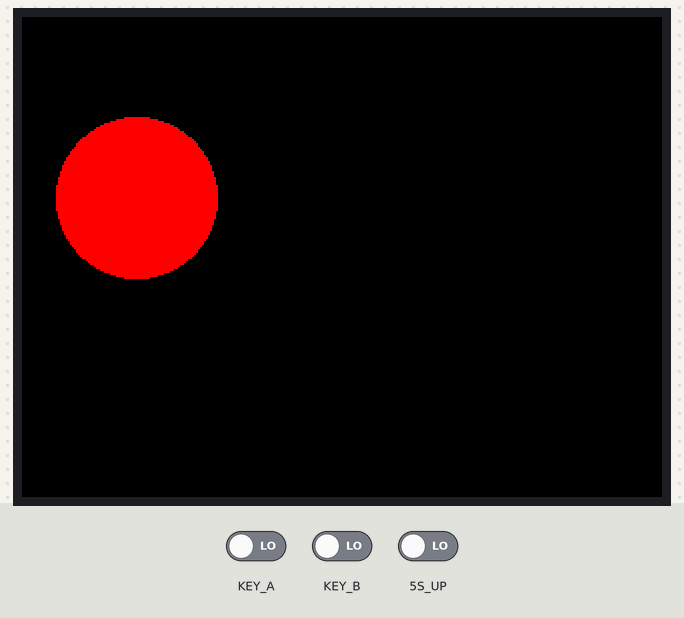
This sketch was run on a simulated Seeed Wio Terminal. Parts: 320×240 colour display. Inputs (shaded band) come from the test bench; at power-on: KEY_A LOW, KEY_B LOW, 5S_UP LOW.

Above: at 1.3 s.
1.4 s: KEY_A driven HIGH
At 2.3 s:
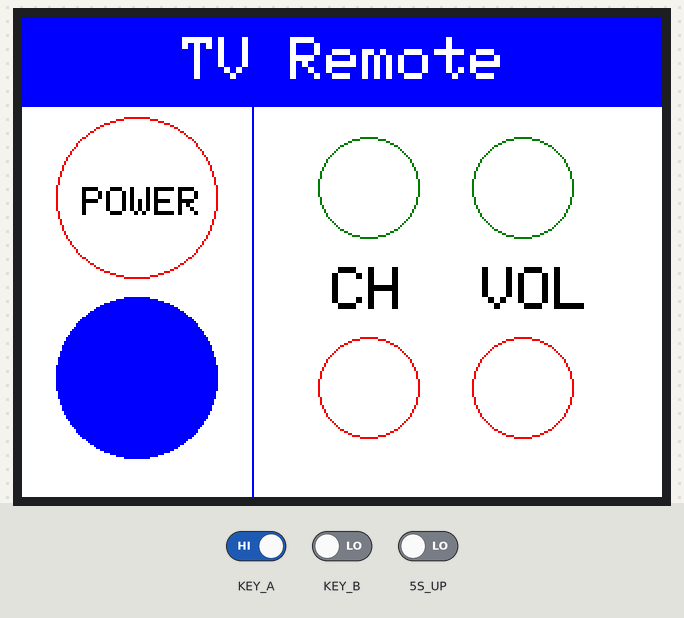
5.7 s: KEY_B driven HIGH
At 7.8 s:
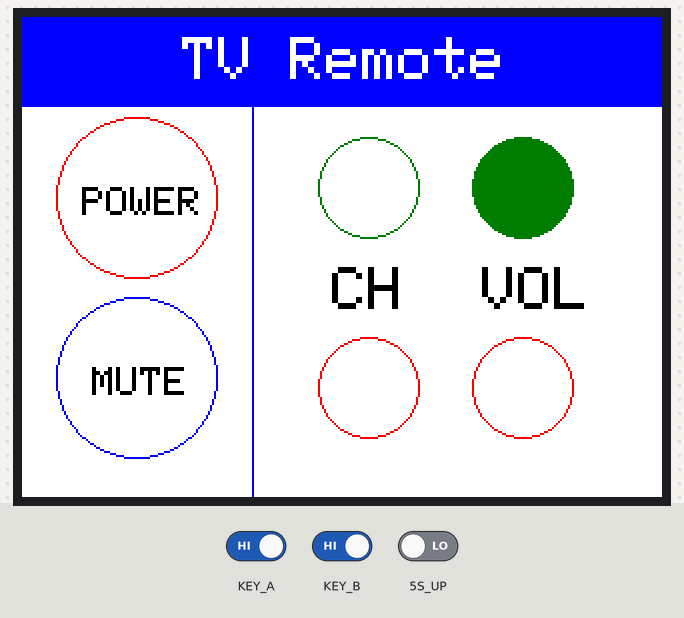
10.5 s: KEY_A driven LOW
At 11.9 s:
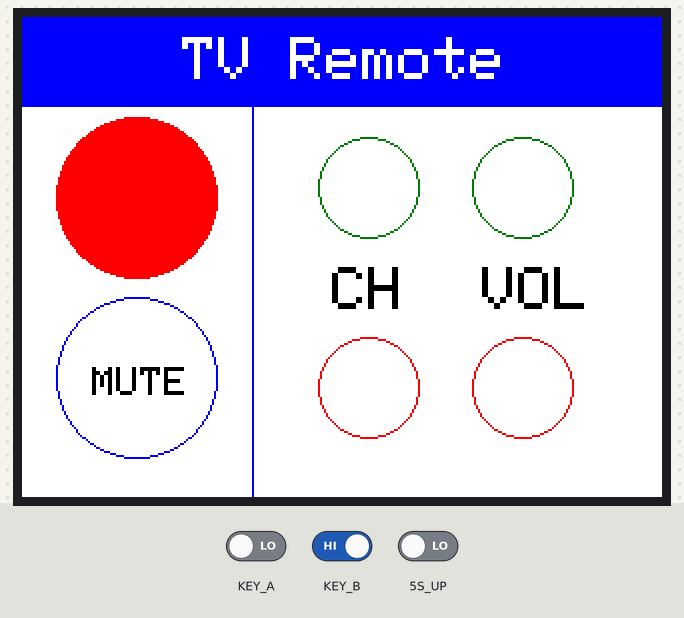
Timing chart, 0 to 13.5 s (numbered marks = the images above; inputs shaded):
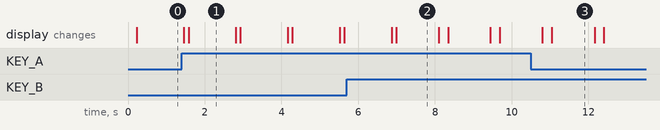

The sketch:

IR_TV_Remote_Final.ino
```cpp
#include "IRremote.h" //IR remote library
#include "TFT_eSPI.h" //TFT LCD library

TFT_eSPI tft; //Initializing TFT LCD library

TFT_eSprite spr = TFT_eSprite(&tft); //Initializing the buffer

IRsend irsend; //Initializing IR Emitter

//raw data arrays

unsigned int  POWER[71] = {9050,4500, 550,550, 600,550, 550,550, 600,550, 550,550, 600,550, 550,550, 600,550, 550,1700, 550,1700, 550,1700, 600,1650, 550,1700, 600,1650, 600,500, 600,1650, 600,1650, 600,550, 600,1650, 600,1650, 600,500, 600,550, 600,500, 600,550, 600,550, 550,1700, 550,550, 600,550, 550,1700, 550,1700, 550,1700, 550,1700, 550,41050, 9050,2250, 600};

unsigned int  MUTE[71] = {9050,4500, 550,550, 600,550, 550,550, 600,550, 550,550, 600,550, 550,550, 600,550, 550,1700, 600,1650, 550,1700, 600,1650, 600,1650, 600,1650, 600,500, 600,1650, 600,550, 600,1650, 600,1650, 600,1650, 600,500, 600,550, 600,500, 600,550, 600,1650, 600,500, 600,550, 600,500, 600,1650, 600,1700, 550,1700, 550,1700, 550,41050, 9050,2250, 600};

unsigned int  VOLUP[71] = {9050,4450, 600,550, 600,550, 550,550, 600,550, 550,550, 600,550, 550,550, 600,550, 600,1650, 600,1650, 550,1700, 600,1650, 600,1650, 600,1650, 600,500, 600,1650, 600,550, 600,500, 600,1650, 600,550, 600,500, 600,550, 600,1650, 600,500, 600,1650, 600,1650, 600,550, 600,1650, 600,1650, 600,1650, 600,500, 600,1650, 600,41350, 9050,2250, 550};

unsigned int  VOLDOWN[71] = {9050,4500, 600,550, 550,550, 600,550, 550,550, 600,550, 600,500, 600,550, 550,550, 600,1650, 600,1650, 600,1650, 600,1650, 600,1650, 600,1650, 600,550, 600,1650, 600,1650, 600,1650, 600,500, 600,550, 600,500, 600,550, 600,1650, 600,500, 600,550, 600,500, 600,1650, 600,1650, 600,1650, 600,1700, 550,550, 600,1650, 600,41050, 9050,2200, 600};

unsigned int  CHUP[71] = {9100,4450, 600,550, 600,500, 600,550, 600,500, 600,550, 550,550, 600,550, 550,550, 600,1650, 600,1650, 600,1700, 550,1700, 550,1700, 550,1700, 550,550, 550,1700, 600,550, 550,550, 600,550, 550,1700, 550,1700, 550,550, 600,550, 550,550, 600,1650, 600,1650, 600,1650, 600,550, 550,550, 600,1650, 600,1650, 600,1650, 600,41050, 9050,2250, 600};

unsigned int  CHDOWN[71] = {9050,4500, 600,500, 600,550, 600,500, 600,550, 600,500, 600,550, 600,500, 600,550, 600,1650, 600,1650, 600,1650, 600,1650, 600,1650, 600,1650, 600,550, 550,1700, 550,1700, 550,550, 600,550, 550,1700, 550,1700, 550,550, 600,550, 550,550, 600,550, 550,1700, 550,1700, 550,550, 600,550, 600,1650, 600,1650, 600,1650, 600,41150, 9050,2250, 600};


void setup() {
  //Configuring the buttons and the 5-way switch as inputs
  pinMode(WIO_KEY_A, INPUT);
  pinMode(WIO_KEY_B, INPUT);
  pinMode(WIO_5S_UP, INPUT);
  pinMode(WIO_5S_DOWN, INPUT);
  pinMode(WIO_5S_LEFT, INPUT);
  pinMode(WIO_5S_RIGHT, INPUT);

  tft.begin(); //LCD initialization
  tft.setRotation(3); //Setting LCD rotation
  spr.createSprite(TFT_HEIGHT,TFT_WIDTH); //Creating the buffer

  spr.fillSprite(TFT_WHITE); //Setting Background color

  //Creating "TV Remote" title
  spr.fillRect(0,0,320,45,TFT_BLUE); //Drawing rectangle with blue fill
  spr.setTextSize(3); //Setting text size
  spr.setTextColor(TFT_WHITE); //Setting text color
  spr.drawString("TV Remote",80,10); //Drawing text string

  //Draw power button
  spr.setTextSize(2);
  spr.setTextColor(TFT_BLACK);
  spr.drawCircle(57,90,40,TFT_RED); //Drawing circle with red outline
  spr.drawString("POWER",30,85);

  //Draw mute button
  spr.drawCircle(57,180,40,TFT_BLUE);
  spr.drawString("MUTE",35,175);

  //Draw verticle line
  spr.drawFastVLine(115,0,240,TFT_BLUE);

  //Draw channel buttons
  spr.setTextSize(3);
  spr.drawString("CH",155,125);
  spr.drawCircle(173,85,25,TFT_DARKGREEN);
  spr.drawCircle(173,185,25,TFT_RED);

  //Draw volume buttons
  spr.drawString("VOL",230,125);
  spr.drawCircle(250,85,25,TFT_DARKGREEN);
  spr.drawCircle(250,185,25,TFT_RED);


}

void loop() {
  //power button
  if (digitalRead(WIO_KEY_A) == LOW){ //Detecting the button press
    irsend.sendRaw(POWER,71,38); //Pass the array, array length, carrier frequency
    tft.fillCircle(57,90,40,TFT_RED); //Fill circle with red color
    delay(1000);
  }
  //mute button
  else if(digitalRead(WIO_KEY_B) == LOW){
    irsend.sendRaw(MUTE,71,38);
    tft.fillCircle(57,180,40,TFT_BLUE);
    delay(1000);
  }
  //volume up switch
  else if(digitalRead(WIO_5S_UP) == LOW){
    irsend.sendRaw(VOLUP,71,38);
    tft.fillCircle(250,85,25,TFT_DARKGREEN);
    delay(1000);
  }
  //volume down switch
  else if(digitalRead(WIO_5S_DOWN) == LOW){
    irsend.sendRaw(VOLDOWN,71,38);
    tft.fillCircle(250,185,25,TFT_RED);
    delay(1000);
  }
  //channel up switch
  else if(digitalRead(WIO_5S_RIGHT) == LOW){
    irsend.sendRaw(CHUP,71,38);
    tft.fillCircle(173,85,25,TFT_DARKGREEN);
    delay(1000);
  }
  //channel down switch
  else if(digitalRead(WIO_5S_LEFT) == LOW){
    irsend.sendRaw(CHDOWN,71,38);
    tft.fillCircle(173,185,25,TFT_RED);
    delay(1000);
  }

  spr.pushSprite(0,0); //Push to LCD
  delay(50);


}
```

Measured:
- after the input at 1.4 s, the display: first differs from a run without the input after 0.18 s (image 1)
- after the input at 5.7 s, the display: first differs from a run without the input after 1.3 s (image 2)
- after the input at 10.5 s, the display: first differs from a run without the input after 0.55 s (image 3)
- what the display in image 1 shows lasts 1.2 s, from 1.6 s to 2.8 s
- what the display in image 2 shows lasts 1.1 s, from 7.0 s to 8.1 s
